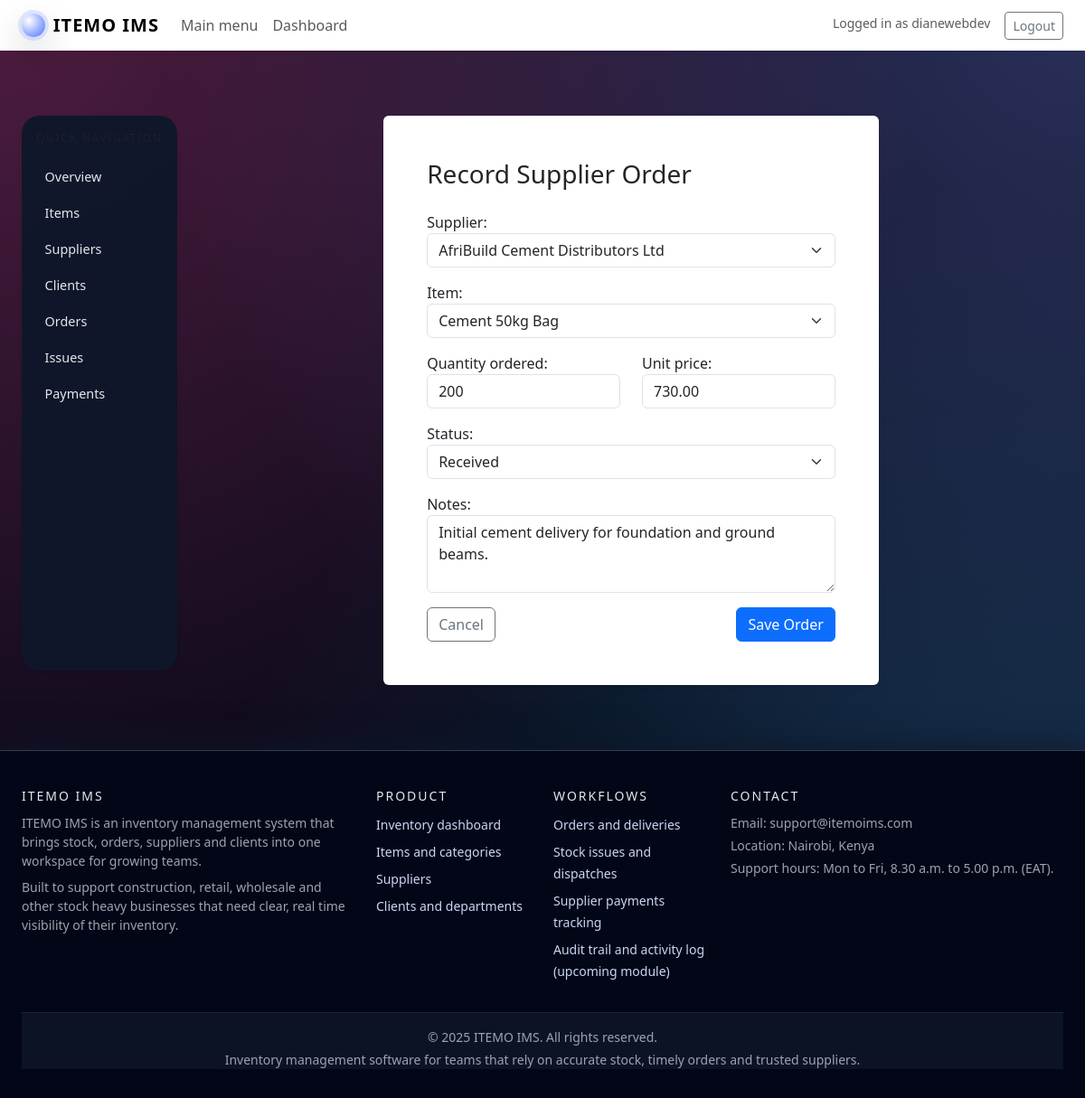
The page /store/orders/3/edit/ (signed in) on the database its author committed.
### store/models.py (models this page shows, shortened)
class SupplierOrder(models.Model):
    STATUS_CHOICES = [                      #variable to declare different status options for supplier orders
        ("PENDING", "Pending"),
        ("RECEIVED", "Received"),
        ("CANCELLED", "Cancelled"),
    ]
    supplier = models.ForeignKey(Supplier, on_delete=models.SET_NULL,  null=True, blank=True)             #each SupplierOrder is linked to a specific supplier, but one supplier can have multiple orders.f someone tries to delete a supplier that has orders, it sets null.
    item = models.ForeignKey(       #links each order to one Item.
        Item,
        on_delete=models.SET_NULL, null=True, blank=True)
    quantity_ordered = models.PositiveIntegerField(default=1)
    unit_price = models.DecimalField(max_digits=12, decimal_places=2, default=0)
    status = models.CharField(max_length=20, choices=STATUS_CHOICES, default="PENDING",)
    ordered_at = models.DateField(auto_now_add=True, null=True, blank=True)
    notes = models.TextField(blank=True, null=True)
    class Meta:
        ordering = ["-ordered_at"]     #Orders will be returned sorted by date in descending order.The minus sign means "newest first".

### store/views.py (the view)
# urls.py: path("orders/<int:pk>/edit/", views.order_update, name="order_update"),
@login_required
def order_update(request, pk):
    order = get_object_or_404(SupplierOrder, pk=pk)
    if request.method == "POST":
        form = SupplierOrderForm(request.POST, instance=order)
        if form.is_valid():
            form.save()
            messages.success(request, "Order updated successfully.")
            return redirect("store:order_list")
    else:
        form = SupplierOrderForm(instance=order)
    return render(
        request,
        "store/order_form.html",          # <- keep using order_form.html
        {
            "form": form,
            "order": order,
            "page_title": "Edit supplier order",
        },
    )

### store/forms.py
class SupplierOrderForm(forms.ModelForm):
    class Meta:
        model = SupplierOrder
        fields = [
            "supplier",
            "item",
            "quantity_ordered",
            "unit_price",
            "status",
            "notes",
        ]
        widgets = {
            "supplier": forms.Select(attrs={"class": "form-select"}),
            "item": forms.Select(attrs={"class": "form-select"}),
            "quantity_ordered": forms.NumberInput(
                attrs={"class": "form-control"}
            ),
            "unit_price": forms.NumberInput(attrs={"class": "form-control"}),
            "status": forms.Select(attrs={"class": "form-select"}),
            "notes": forms.Textarea(
                attrs={"class": "form-control", "rows": 3}
            ),
        }

### store/models.py (called while the page is built)
    def __str__(self):          #When you print an Item object, Django will show its name, such as "Cement 50kg Bag".
        return self.name

    def __str__(self):
        return self.name

### templates/store/order_form.html (shortened to what this page needs)
{% extends "base.html" %}
{% block content %}
<div class="row justify-content-center">
    <div class="col-lg-7">
        <div class="card shadow-sm border-0">
            <div class="card-body p-4 p-lg-5">
                <h3 class="mb-4">Record Supplier Order</h3>
                <form method="post" novalidate>
                    <div class="mb-3">
                        {{ form.supplier.label_tag }}
                        {{ form.supplier }}
                    </div>
                    <div class="mb-3">
                        {{ form.item.label_tag }}
                        {{ form.item }}
                    </div>
                    <div class="row">
                        <div class="col-md-6">
                            <div class="mb-3">
                                {{ form.quantity_ordered.label_tag }}
                                {{ form.quantity_ordered }}
                            </div>
                        </div>
                        <div class="col-md-6">
                            <div class="mb-3">
                                {{ form.unit_price.label_tag }}
                                {{ form.unit_price }}
                            </div>
                        </div>
                    </div>
                    <div class="mb-3">
                        {{ form.status.label_tag }}
                        {{ form.status }}
                    </div>
                    <div class="mb-3">
                        {{ form.notes.label_tag }}
                        {{ form.notes }}
                    </div>
                    <div class="d-flex justify-content-between">
                        <a href="{% url 'store:order_list' %}" class="btn btn-outline-secondary">Cancel</a>
                        <button type="submit" class="btn btn-primary">
                            Save Order
                        </button>
                    </div>
                </form>
            </div>
        </div>
    </div>
</div>
{% endblock %}

### templates/base.html (shortened to what this page needs)
<!DOCTYPE html>
<html lang="en">
<head>
    {% load static %}
    <link rel="stylesheet" href="{% static 'style/css/bootstrap-5.3.8-dist/css/bootstrap.min.css' %}">
    <link rel="stylesheet" href="{% static 'style/css/main.css' %}">
</head>
<body>
<nav class="navbar navbar-expand-lg navbar-light bg-white shadow-sm sticky-top">
    <div class="container-fluid px-4">
        <a class="navbar-brand brand-text" href="{% url 'landing' %}">
            <span class="brand-logo-circle"></span>
            ITEMO IMS
        </a>
        <div class="collapse navbar-collapse" id="mainNavbar">
            <ul class="navbar-nav me-auto mb-2 mb-lg-0">
                {% if not user.is_authenticated %}
                    <li class="nav-item">
                        <a class="nav-link" href="{% url 'landing' %}">Home</a>
                    </li>
                    <li class="nav-item">
                        <a class="nav-link" href="{% url 'about' %}">About</a>
                    </li>
                    <li class="nav-item">
                        <a class="nav-link" href="{% url 'faq' %}">FAQ</a>
                    </li>
                    <li class="nav-item">
                        <a class="nav-link" href="{% url 'contact' %}">Contact</a>
                    </li>
                {% else %}
                    <li class="nav-item">
                        <a class="nav-link" href="{% url 'store:main_menu' %}">Main menu</a>
                    </li>
                    <li class="nav-item">
                        <a class="nav-link" href="{% url 'store:dashboard' %}">Dashboard</a>
                    </li>
                {% endif %}
            </ul>
            <ul class="navbar-nav ms-auto mb-2 mb-lg-0">
                {% if user.is_authenticated %}
                    <li class="nav-item">
                        <span class="navbar-text me-3 small text-muted">
                            Logged in as {{ user.username }}
                        </span>
                    </li>
                    <li class="nav-item">
                        <a class="btn btn-outline-secondary btn-sm" href="{% url 'users:logout' %}">
                            Logout
                        </a>
                    </li>
                {% endif %}
            </ul>
        </div>
    </div>
</nav>
<main class="page-wrapper">
    <div class="container-fluid px-4 py-4">
        <div class="row">
            {% block sidebar %}
                {% if user.is_authenticated %}
                    <aside class="col-12 col-md-3 col-lg-2 mb-3 sidebar">
                        <div class="card border-0 shadow-sm h-100">
                            <div class="card-body p-3">
                                <div class="sidebar-header mb-3">
                                    <div class="small text-muted">Quick navigation</div>
                                </div>
                                <nav class="nav flex-column sidebar-nav">
                                    <a class="sidebar-link{% if request.resolver_match.url_name == 'dashboard' %} active{% endif %}"
                                       href="{% url 'store:dashboard' %}">
                                        Overview
                                    </a>
                                    <a class="sidebar-link{% if request.resolver_match.url_name == 'item_list' %} active{% endif %}"
                                       href="{% url 'store:item_list' %}">
                                        Items
                                    </a>
                                    <a class="sidebar-link{% if request.resolver_match.url_name == 'supplier_list' %} active{% endif %}"
                                       href="{% url 'store:supplier_list' %}">
                                        Suppliers
                                    </a>
                                    <a class="sidebar-link{% if request.resolver_match.url_name == 'client_list' %} active{% endif %}"
                                       href="{% url 'store:client_list' %}">
                                        Clients
                                    </a>
                                    <a class="sidebar-link{% if request.resolver_match.url_name == 'order_list' %} active{% endif %}"
                                       href="{% url 'store:order_list' %}">
                                        Orders
                                    </a>
                                    <a class="sidebar-link{% if request.resolver_match.url_name == 'issue_list' %} active{% endif %}"
                                       href="{% url 'store:issue_list' %}">
                                        Issues
                                    </a>
                                    <a class="sidebar-link{% if request.resolver_match.url_name == 'payment_list' %} active{% endif %}"
                                       href="{% url 'store:payment_list' %}">
                                        Payments
                                    </a>
                                </nav>
                            </div>
                        </div>
                    </aside>
                {% endif %}
            {% endblock sidebar %}
            <section class="col-12 {% if user.is_authenticated %}col-md-9 col-lg-10{% else %}col-md-12 col-lg-12{% endif %}">
                {% block content %}{% endblock %}
            </section>
        </div>
    </div>
</main>
<footer class="site-footer mt-auto">
    <div class="container-fluid px-4">
        <div class="row gy-4">
            <div class="col-md-4">
                <h6 class="footer-heading">ITEMO IMS</h6>
                <p class="small text-footer-muted mb-2">
                    ITEMO IMS is an inventory management system that brings stock, orders,
                    suppliers and clients into one workspace for growing teams.
                </p>
                <p class="small text-footer-muted mb-0">
                    Built to support construction, retail, wholesale and other stock heavy
                    businesses that need clear, real time visibility of their inventory.
                </p>
            </div>
            <div class="col-6 col-md-2 col-lg-2">
                <h6 class="footer-heading">Product</h6>
                <ul class="footer-links">
                    <li>
                        <a href="{% url 'store:dashboard' %}" class="text-decoration-none">
                            <span>Inventory dashboard</span>
                        </a>
                    </li>
                    <li>
                        <a href="{% url 'store:item_list' %}" class="text-decoration-none">
                            <span>Items and categories</span>
                        </a>
                    </li>
                    <li>
                        <a href="{% url 'store:supplier_list' %}" class="text-decoration-none">
                            <span>Suppliers</span>
                        </a>
                    </li>
                    <li>
                        <a href="{% url 'store:client_list' %}" class="text-decoration-none">
                            <span>Clients and departments</span>
                        </a>
                    </li>
                </ul>
            </div>
            <div class="col-6 col-md-2 col-lg-2">
                <h6 class="footer-heading">Workflows</h6>
                <ul class="footer-links">
                    <li>
                        <a href="{% url 'store:order_list' %}" class="text-decoration-none">
                            <span>Orders and deliveries</span>
                        </a>
                    </li>
                    <li>
                        <a href="{% url 'store:issue_list' %}" class="text-decoration-none">
                            <span>Stock issues and dispatches</span>
                        </a>
                    </li>
                    <li>
                        <a href="{% url 'store:payment_list' %}" class="text-decoration-none">
                            <span>Supplier payments tracking</span>
                        </a>
                    </li>
                    <li>
                        <span>Audit trail and activity log (upcoming module)</span>
                    </li>
                </ul>
            </div>
            <div class="col-md-4 col-lg-4">
                <h6 class="footer-heading">Contact</h6>
                <p class="small text-footer-muted mb-1">
                    Email: support@itemoims.com
                </p>
                <p class="small text-footer-muted mb-1">
                    Location: Nairobi, Kenya
                </p>
                <p class="small text-footer-muted mb-0">
                    Support hours: Mon to Fri, 8.30 a.m. to 5.00 p.m. (EAT).
                </p>
            </div>
        </div>
        <div class="footer-bottom small text-footer-muted">
            <div>© 2025 ITEMO IMS. All rights reserved.</div>
            <div class="mt-1">
                Inventory management software for teams that rely on accurate stock, timely orders and trusted suppliers.
            </div>
        </div>
    </div>
</footer>
</body>
</html>

### static/style/css/main.css (style rules this page uses)
html, body { min-height: 100vh; }
body { margin: 0; font-family: system-ui, -apple-system, BlinkMacSystemFont, "Segoe UI", sans-serif; color: #e5e7eb; background-color: #050816; background-image: radial-gradient(circle at 0% 0%, rgba(236, 72, 153, 0.32), transparent 60%), radial-gradient(circle at 100% 0%, rgba(129, 140, 248, 0.30), transparent 60%), radial-gradient(circle at 100% 100%, rgba(56, 189, 248, 0.26), transparent 60%); background-attachment: fixed; }
.page-wrapper { min-height: calc(100vh - 120px); padding-top: 3rem; padding-bottom: 3rem; }
.brand-text { font-weight: 700; letter-spacing: 0.05em; display: flex; align-items: center; gap: 0.55rem; }
.brand-logo-circle { width: 26px; height: 26px; border-radius: 999px; background: radial-gradient(circle at 30% 30%, #ffffff, #4b6fff); box-shadow: 0 0 0 4px rgba(75, 111, 255, 0.16), 0 14px 35px rgba(15, 23, 42, 0.25); }
.site-footer { margin-top: 48px; padding-top: 42px; padding-bottom: 32px; border-top: 1px solid rgba(148, 163, 184, 0.35); color: #f9fafb; background: #020617; box-shadow: 0 -8px 30px rgba(15, 23, 42, 0.7); }
.footer-heading { font-size: 14px; text-transform: uppercase; letter-spacing: 2px; margin-bottom: 11px; color: #e5e7eb; }
.footer-links { list-style: none; padding-left: 0; margin: 0; }
.footer-links li { margin-bottom: 6px; }
.footer-links span { font-size: 14px; color: #cbd5f5; }
.footer-bottom { margin-top: 28px; padding-top: 16px; border-top: 1px solid rgba(31, 41, 55, 0.9); background-color: rgba(15, 23, 42, 0.75); text-align: center; }
.text-footer-muted { color: #9ca3af; }
.sidebar .card { background: rgba(15, 23, 42, 0.96); border-radius: 20px; border: 1px solid rgba(148, 163, 184, 0.55); box-shadow: 0 24px 60px rgba(15, 23, 42, 0.85); color: #e5e7eb; }
.sidebar-header .small { text-transform: uppercase; letter-spacing: 0.14em; font-size: 0.75rem; color: #9ca3af; }
.sidebar-nav .sidebar-link { display: block; padding: 0.45rem 0.6rem; border-radius: 999px; font-size: 0.9rem; color: #e5e7eb; text-decoration: none; margin-bottom: 0.25rem; }

### rows shown on the page
SupplierOrder: supplier "AfriBuild Cement Distributors Ltd", item "Cement 50kg Bag", quantity_ordered "200", unit_price "730.00", status "Received", notes "Initial cement delivery for foundation and ground beams."

### other values the page prints
{{ user.username }} "dianewebdev"
